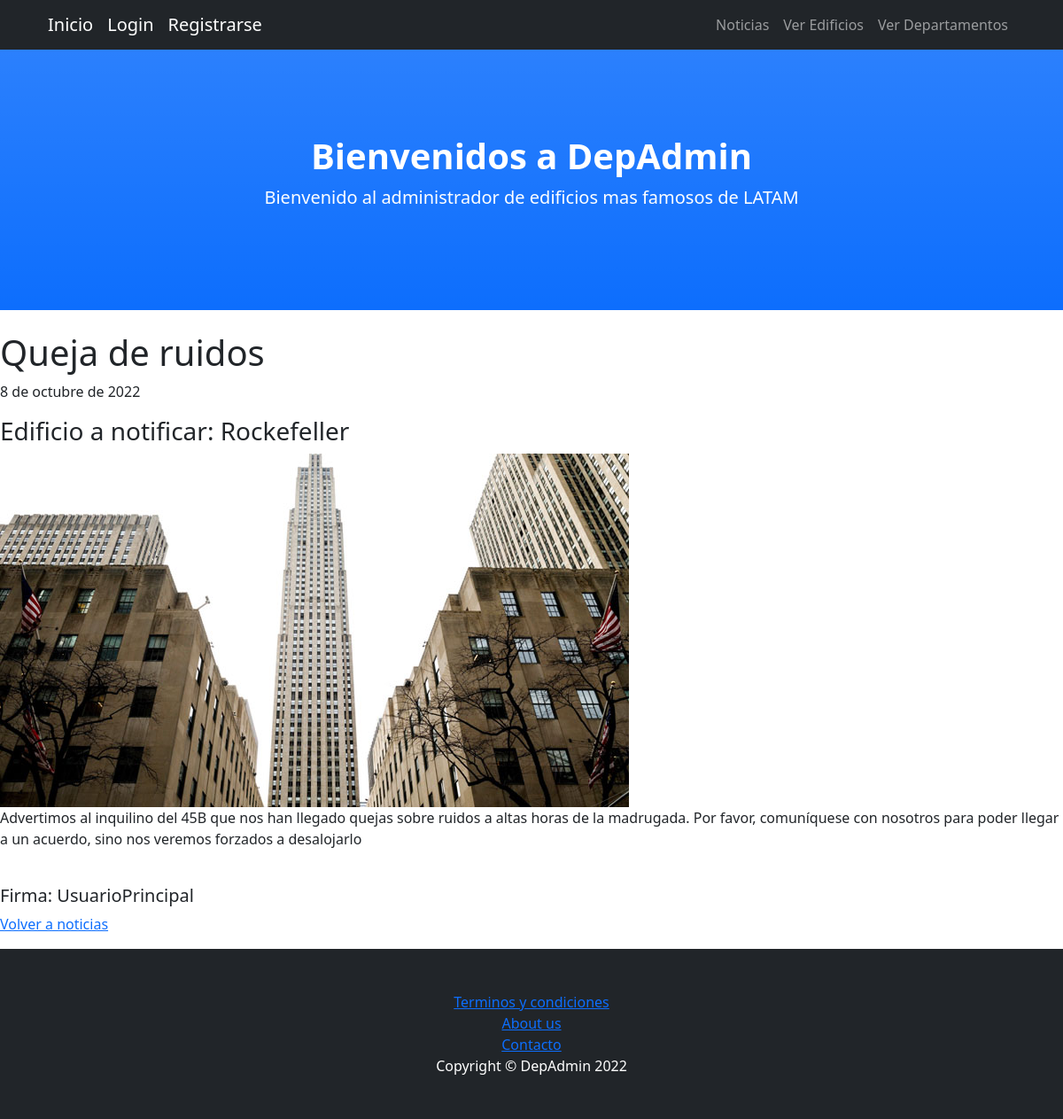
The app's page /BlogDepAdmin/detalle-noticia/7 with its own data.
### Administrador_De_Edificios/models.py (models this page shows)
class Noticia(models.Model):
    titulo = models.CharField(max_length=254)
    subtitulo = models.CharField(max_length=254)
    cuerpo = models.TextField()
    autor = models.ForeignKey(User, on_delete=models.CASCADE)
    fecha = models.DateField()
    imagen = models.ImageField(upload_to='noticias')
    class Meta:
        ordering = ['-fecha']

### Administrador_De_Edificios/views.py (the view)
# urls.py: path('detalle-noticia/<pk>', NoticiaDetalle.as_view(), name="DetalleNoticia"),
class NoticiaDetalle(DetailView):
    model = Noticia
    template_name = "noticia_detalle.html"
    context_object_name = "noticia"

### Administrador_De_Edificios/templates/noticia_detalle.html
{% extends "padre.html"%}
{% load static %}
{% block contenidoQueCambia %}
<br>
<h1> {{noticia.titulo}} </h1>  <p>{{noticia.fecha}}</p>
<h3>{{noticia.subtitulo}}</h3>
<img src="{{noticia.imagen.url}}" alt="noticia">
<br>
<p>{{noticia.cuerpo}}</p>
<br>
<h5>Firma: {{noticia.autor}}</h5>
<p><a href="{% url 'ListaNoticias' %}">Volver a noticias</a></p>
{% endblock %}

### records on screen
Noticia: titulo "Queja de ruidos", fecha "8 de octubre de 2022", subtitulo "Edificio a notificar: Rockefeller", imagen (picture), cuerpo "Advertimos al inquilino del 45B que nos han llegado quejas sobre ruidos a altas horas de la madrugada. Por favor, comuníquese con nosotros para poder llegar a un acuerdo, sino nos veremos forzados a desalojarlo", autor "UsuarioPrincipal"
